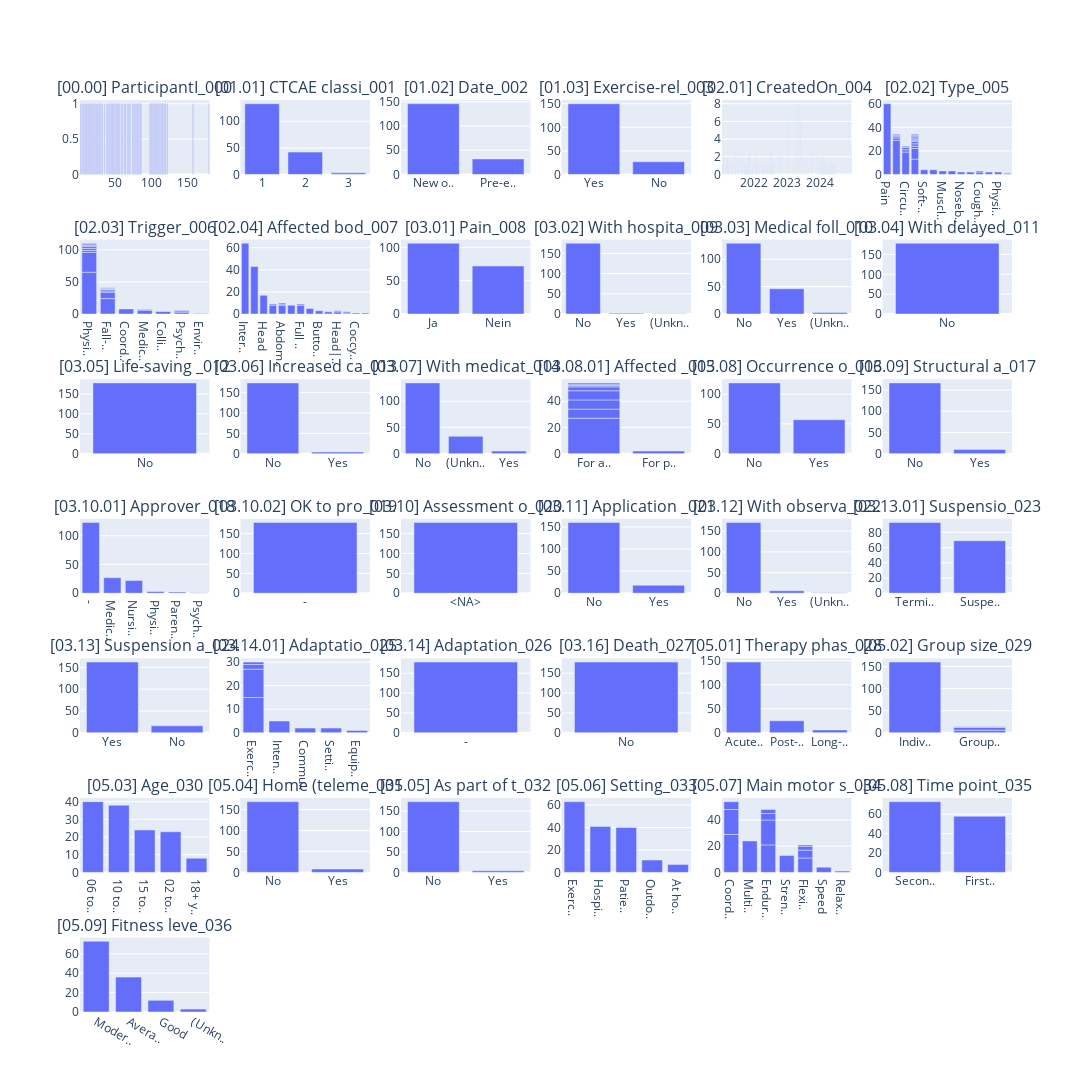

Source (notebook cell):
### Markdown cell above
## <a id='toc1_1_'></a>[condensed data](#toc0_)
- defined columns have been transformed

### Code cell
from pyparsing import C


df_csv_condensed = (
    pd.read_csv(
        dir_data_out / "df_csv_condensed.csv",
        sep=";",
        encoding="utf-8-sig",
        index_col=None,
    )
)

# * CTCAE should be a string with integer values and MUST have <NA> as NA
df_csv_condensed[CTCAE] = (df_csv_condensed[CTCAE]
        .astype("Int64")
        .astype(str)
        .replace("<NA>", pd.NA)
)

# * mark columns that should be str instead of float, fuzzy
# col_int = hlp.find_cols(all_cols=df_csv_condensed.columns, stubs=["[01.01]"])

# df_csv_condensed = df_csv_condensed.astype({col_int[0]: "Int64"}).astype(
#     {col_int[0]: str}
# )


tbl.describe_df(
    df_csv_condensed,#.iloc[:, [13]],
    "condensed",
    top_n_uniques=5,
    top_n_chars_in_index=5,
    use_plot=True,
    top_n_chars_in_columns=20,
    use_missing=True,
    fig_cols=6,
)

### Figure 1 — Plotly figure (JSON) as saved in the notebook; plotly's stock layout.template omitted (floating-point values rounded to 4 significant figures)
{"data": [{"hovertemplate": "x=%{x}<br>y=%{y}<extra></extra>", "legendgroup": "", "marker": {"color": "#636efa", "pattern": {"shape": ""}}, "name": "", "orientation": "v", "showlegend": false, "textposition": "auto", "type": "bar", "x": [3, 50, 24, 13, 5, 6, 7, 8, 9, 10, 11, 12, 14, 23, 15, 16, 17, 18, 19, 20, 21, 25, 26, 49, 36, 110, 27, 28, 29, 30, 31, 32, 33, 39, 48, 40, 41, 42, 43, 44, 45, 46, 47, 22, 51, 157, 52, 64, 54, 55, 56, 57, 59, 60, 61, 63, 65, 77, 67, 68, 69, 70, 71, 74, 75, 76, 53, 78, 80, 99, 100, 81, 82, 83, 84, 85, 86, 98, 101, 109, 79, 102, 103, 104, 105, 106, 107, 108, 111, 112, 113, 179, 122, 114, 115, 116, 117, 118, 119, 120], "xaxis": "x", "y": [1, 1, 1, 1, 1, 1, 1, 1, 1, 1, 1, 1, 1, 1, 1, 1, 1, 1, 1, 1, 1, 1, 1, 1, 1, 1, 1, 1, 1, 1, 1, 1, 1, 1, 1, 1, 1, 1, 1, 1, 1, 1, 1, 1, 1, 1, 1, 1, 1, 1, 1, 1, 1, 1, 1, 1, 1, 1, 1, 1, 1, 1, 1, 1, 1, 1, 1, 1, 1, 1, 1, 1, 1, 1, 1, 1, 1, 1, 1, 1, 1, 1, 1, 1, 1, 1, 1, 1, 1, 1, 1, 1, 1, 1, 1, 1, 1, 1, 1, 1], "yaxis": "y"}, {"hovertemplate": "x=%{x}<br>y=%{y}<extra></extra>", "legendgroup": "", "marker": {"color": "#636efa", "pattern": {"shape": ""}}, "name": "", "orientation": "v", "showlegend": false, "textposition": "auto", "type": "bar", "x": ["1", "2", "3"], "xaxis": "x2", "y": [133, 42, 3], "yaxis": "y2"}, {"hovertemplate": "x=%{x}<br>y=%{y}<extra></extra>", "legendgroup": "", "marker": {"color": "#636efa", "pattern": {"shape": ""}}, "name": "", "orientation": "v", "showlegend": false, "textposition": "auto", "type": "bar", "x": ["New o..", "Pre-e.."], "xaxis": "x3", "y": [146, 32], "yaxis": "y3"}, {"hovertemplate": "x=%{x}<br>y=%{y}<extra></extra>", "legendgroup": "", "marker": {"color": "#636efa", "pattern": {"shape": ""}}, "name": "", "orientation": "v", "showlegend": false, "textposition": "auto", "type": "bar", "x": ["Yes", "No"], "xaxis": "x4", "y": [150, 27], "yaxis": "y4"}, {"hovertemplate": "x=%{x}<br>y=%{y}<extra></extra>", "legendgroup": "", "marker": {"color": "#636efa", "pattern": {"shape": ""}}, "name": "", "orientation": "v", "showlegend": false, "textposition": "auto", "type": "bar", "x": ["2023-05-01", "2023-06-01", "2023-01-01", "2021-08-23", "2023-12-01", "2023-10-01", "2024-02-07", "2022-07-04", "2023-04-01", "2022-11-01", "2024-12-12", "2021-06-05", "2021-11-13", "2023-07-01", "2024-02-05", "2024-01-01", "2023-08-01", "2021-05-06", "2022-07-19", "2024-02-13", "2021-02-01", "2021-03-17", "2021-11-04", "2022-01-18", "2022-10-01", "2021-11-03", "2021-07-05", "2021-03-01", "2024-01-15", "2024-01-29", "2024-04-24", "2024-03-11", "2024-03-12", "2024-03-14", "2024-03-18", "2024-04-04", "2024-05-03", "2024-02-06", "2024-06-06", "2024-04-26", "2024-05-15", "2024-05-21", "2024-06-10", "2024-06-11", "2022-04-20", "2022-05-20", "2022-06-24", "2022-06-22", "2024-03-09", "2024-04-12", "2024-01-10", "2022-08-08", "2022-01-24", "2021-10-13", "2024-03-15", "2022-02-17", "2022-04-06", "2022-05-18", "2022-06-28", "2022-07-01", "2022-07-14", "2022-08-02", "2022-05-22", "2022-03-31", "2021-04-29", "2024-02-16", "2024-02-20", "2021-08-26", "2021-08-04", "2021-06-09", "2024-02-02", "2021-10-25", "2022-02-24", "2021-03-18", "2021-06-04", "2022-02-01", "2024-01-06", "2024-10-07", "2023-03-01", "2024-05-01", "2021-12-15", "2021-12-03", "2021-01-11", "2021-01-12", "2021-02-19", "2023-08-20", "2021-04-08", "2021-07-07", "2021-09-20", "2021-12-09", "2021-10-01", "2021-09-25", "2021-10-06", "2021-11-05", "2021-12-13", "2021-09-30", "2021-10-17", "2021-10-07", "2021-10-04", "2021-09-12"], "xaxis": "x5", "y": [8, 6, 6, 3, 3, 3, 3, 3, 3, 3, 3, 3, 2, 2, 2, 2, 2, 2, 2, 2, 2, 2, 2, 2, 2, 2, 2, 2, 1, 1, 1, 1, 1, 1, 1, 1, 1, 1, 1, 1, 1, 1, 1, 1, 1, 1, 1, 1, 1, 1, 1, 1, 1, 1, 1, 1, 1, 1, 1, 1, 1, 1, 1, 1, 1, 1, 1, 1, 1, 1, 1, 1, 1, 1, 1, 1, 1, 1, 1, 1, 1, 1, 1, 1, 1, 1, 1, 1, 1, 1, 1, 1, 1, 1, 1, 1, 1, 1, 1, 1], "yaxis": "y5"}, {"hovertemplate": "x=%{x}<br>y=%{y}<extra></extra>", "legendgroup": "", "marker": {"color": "#636efa", "pattern": {"shape": ""}}, "name": "", "orientation": "v", "showlegend": false, "textposition": "auto", "type": "bar", "x": ["Pain", "Nause..", "Circu..", "Pain|..", "Pain|..", "Soft-..", "Super..", "Muscl..", "Itchi..", "Noseb..", "Psych..", "Circu..", "Cough..", "Enure..", "Pain|..", "Pain|..", "Pain|..", "Nause..", "Circu..", "Physi..", "Pain|..", "Bone ..", "Cough..", "Nause..", "Pain|..", "Pain|..", "Pain|..", "Nause..", "Pain|..", "Pain|..", "Nause..", "Circu.."], "xaxis": "x6", "y": [60, 29, 19, 13, 9, 4, 4, 3, 3, 2, 2, 2, 2, 2, 2, 2, 2, 2, 2, 2, 1, 1, 1, 1, 1, 1, 1, 1, 1, 1, 1, 1], "yaxis": "y6"}, {"hovertemplate": "x=%{x}<br>y=%{y}<extra></extra>", "legendgroup": "", "marker": {"color": "#636efa", "pattern": {"shape": ""}}, "name": "", "orientation": "v", "showlegend": false, "textposition": "auto", "type": "bar", "x": ["Physi..", "Physi..", "Fall-..", "Fall-..", "Coord..", "Medic..", "Colli..", "Physi..", "Psych..", "Physi..", "Physi..", "Fall-..", "Physi..", "Fall-..", "Physi..", "Psych..", "Fall-..", "Medic..", "Fall-..", "Medic..", "Physi..", "Psych..", "Fall-..", "Envir.."], "xaxis": "x7", "y": [65, 31, 24, 10, 8, 6, 4, 3, 3, 3, 3, 2, 2, 2, 2, 2, 1, 1, 1, 1, 1, 1, 1, 1], "yaxis": "y7"}, {"hovertemplate": "x=%{x}<br>y=%{y}<extra></extra>", "legendgroup": "", "marker": {"color": "#636efa", "pattern": {"shape": ""}}, "name": "", "orientation": "v", "showlegend": false, "textposition": "auto", "type": "bar", "x": ["Inter..", "Lower..", "Head", "Upper..", "Abdom..", "Back", "Full ..", "Chest", "Butto..", "Bowel", "Head|..", "Abdom..", "Abdom..", "Back|..", "Full ..", "Coccy..", "Head|..", "Genit..", "Upper..", "Back|.."], "xaxis": "x8", "y": [64, 43, 17, 8, 8, 8, 8, 5, 3, 2, 2, 1, 1, 1, 1, 1, 1, 1, 1, 1], "yaxis": "y8"}, {"hovertemplate": "x=%{x}<br>y=%{y}<extra></extra>", "legendgroup": "", "marker": {"color": "#636efa", "pattern": {"shape": ""}}, "name": "", "orientation": "v", "showlegend": false, "textposition": "auto", "type": "bar", "x": ["Ja", "Nein"], "xaxis": "x9", "y": [106, 72], "yaxis": "y9"}, {"hovertemplate": "x=%{x}<br>y=%{y}<extra></extra>", "legendgroup": "", "marker": {"color": "#636efa", "pattern": {"shape": ""}}, "name": "", "orientation": "v", "showlegend": false, "textposition": "auto", "type": "bar", "x": ["No", "Yes", "(Unkn.."], "xaxis": "x10", "y": [175, 2, 1], "yaxis": "y10"}, {"hovertemplate": "x=%{x}<br>y=%{y}<extra></extra>", "legendgroup": "", "marker": {"color": "#636efa", "pattern": {"shape": ""}}, "name": "", "orientation": "v", "showlegend": false, "textposition": "auto", "type": "bar", "x": ["No", "Yes", "(Unkn.."], "xaxis": "x11", "y": [129, 46, 3], "yaxis": "y11"}, {"hovertemplate": "x=%{x}<br>y=%{y}<extra></extra>", "legendgroup": "", "marker": {"color": "#636efa", "pattern": {"shape": ""}}, "name": "", "orientation": "v", "showlegend": false, "textposition": "auto", "type": "bar", "x": ["No"], "xaxis": "x12", "y": [178], "yaxis": "y12"}, {"hovertemplate": "x=%{x}<br>y=%{y}<extra></extra>", "legendgroup": "", "marker": {"color": "#636efa", "pattern": {"shape": ""}}, "name": "", "orientation": "v", "showlegend": false, "textposition": "auto", "type": "bar", "x": ["No"], "xaxis": "x13", "y": [178], "yaxis": "y13"}, {"hovertemplate": "x=%{x}<br>y=%{y}<extra></extra>", "legendgroup": "", "marker": {"color": "#636efa", "pattern": {"shape": ""}}, "name": "", "orientation": "v", "showlegend": false, "textposition": "auto", "type": "bar", "x": ["No", "Yes"], "xaxis": "x14", "y": [174, 4], "yaxis": "y14"}, {"hovertemplate": "x=%{x}<br>y=%{y}<extra></extra>", "legendgroup": "", "marker": {"color": "#636efa", "pattern": {"shape": ""}}, "name": "", "orientation": "v", "showlegend": false, "textposition": "auto", "type": "bar", "x": ["No", "(Unkn..", "Yes"], "xaxis": "x15", "y": [135, 33, 5], "yaxis": "y15"}, {"hovertemplate": "x=%{x}<br>y=%{y}<extra></extra>", "legendgroup": "", "marker": {"color": "#636efa", "pattern": {"shape": ""}}, "name": "", "orientation": "v", "showlegend": false, "textposition": "auto", "type": "bar", "x": ["For a..", "For a..", "For a..", "For a..", "For a..", "For p..", "For a..", "For a..", "For a.."], "xaxis": "x16", "y": [27, 7, 7, 7, 3, 2, 1, 1, 1], "yaxis": "y16"}, {"hovertemplate": "x=%{x}<br>y=%{y}<extra></extra>", "legendgroup": "", "marker": {"color": "#636efa", "pattern": {"shape": ""}}, "name": "", "orientation": "v", "showlegend": false, "textposition": "auto", "type": "bar", "x": ["No", "Yes"], "xaxis": "x17", "y": [119, 57], "yaxis": "y17"}, {"hovertemplate": "x=%{x}<br>y=%{y}<extra></extra>", "legendgroup": "", "marker": {"color": "#636efa", "pattern": {"shape": ""}}, "name": "", "orientation": "v", "showlegend": false, "textposition": "auto", "type": "bar", "x": ["No", "Yes"], "xaxis": "x18", "y": [167, 10], "yaxis": "y18"}, {"hovertemplate": "x=%{x}<br>y=%{y}<extra></extra>", "legendgroup": "", "marker": {"color": "#636efa", "pattern": {"shape": ""}}, "name": "", "orientation": "v", "showlegend": false, "textposition": "auto", "type": "bar", "x": ["-", "Medic..", "Nursi..", "Physi..", "Paren..", "Psych.."], "xaxis": "x19", "y": [123, 27, 22, 3, 2, 1], "yaxis": "y19"}, {"hovertemplate": "x=%{x}<br>y=%{y}<extra></extra>", "legendgroup": "", "marker": {"color": "#636efa", "pattern": {"shape": ""}}, "name": "", "orientation": "v", "showlegend": false, "textposition": "auto", "type": "bar", "x": ["-"], "xaxis": "x20", "y": [178], "yaxis": "y20"}, {"hovertemplate": "x=%{x}<br>y=%{y}<extra></extra>", "legendgroup": "", "marker": {"color": "#636efa", "pattern": {"shape": ""}}, "name": "", "orientation": "v", "showlegend": false, "textposition": "auto", "type": "bar", "x": ["<NA>"], "xaxis": "x21", "y": [178], "yaxis": "y21"}, {"hovertemplate": "x=%{x}<br>y=%{y}<extra></extra>", "legendgroup": "", "marker": {"color": "#636efa", "pattern": {"shape": ""}}, "name": "", "orientation": "v", "showlegend": false, "textposition": "auto", "type": "bar", "x": ["No", "Yes"], "xaxis": "x22", "y": [160, 18], "yaxis": "y22"}, {"hovertemplate": "x=%{x}<br>y=%{y}<extra></extra>", "legendgroup": "", "marker": {"color": "#636efa", "pattern": {"shape": ""}}, "name": "", "orientation": "v", "showlegend": false, "textposition": "auto", "type": "bar", "x": ["No", "Yes", "(Unkn.."], "xaxis": "x23", "y": [171, 6, 1], "yaxis": "y23"}, {"hovertemplate": "x=%{x}<br>y=%{y}<extra></extra>", "legendgroup": "", "marker": {"color": "#636efa", "pattern": {"shape": ""}}, "name": "", "orientation": "v", "showlegend": false, "textposition": "auto", "type": "bar", "x": ["Termi..", "Suspe.."], "xaxis": "x24", "y": [93, 69], "yaxis": "y24"}, {"hovertemplate": "x=%{x}<br>y=%{y}<extra></extra>", "legendgroup": "", "marker": {"color": "#636efa", "pattern": {"shape": ""}}, "name": "", "orientation": "v", "showlegend": false, "textposition": "auto", "type": "bar", "x": ["Yes", "No"], "xaxis": "x25", "y": [162, 16], "yaxis": "y25"}, {"hovertemplate": "x=%{x}<br>y=%{y}<extra></extra>", "legendgroup": "", "marker": {"color": "#636efa", "pattern": {"shape": ""}}, "name": "", "orientation": "v", "showlegend": false, "textposition": "auto", "type": "bar", "x": ["Exerc..", "Exerc..", "Inten..", "Commu..", "Setti..", "Exerc..", "Equip..", "Exerc.."], "xaxis": "x26", "y": [15, 12, 5, 2, 2, 2, 1, 1], "yaxis": "y26"}, {"hovertemplate": "x=%{x}<br>y=%{y}<extra></extra>", "legendgroup": "", "marker": {"color": "#636efa", "pattern": {"shape": ""}}, "name": "", "orientation": "v", "showlegend": false, "textposition": "auto", "type": "bar", "x": ["-"], "xaxis": "x27", "y": [178], "yaxis": "y27"}, {"hovertemplate": "x=%{x}<br>y=%{y}<extra></extra>", "legendgroup": "", "marker": {"color": "#636efa", "pattern": {"shape": ""}}, "name": "", "orientation": "v", "showlegend": false, "textposition": "auto", "type": "bar", "x": ["No"], "xaxis": "x28", "y": [178], "yaxis": "y28"}, {"hovertemplate": "x=%{x}<br>y=%{y}<extra></extra>", "legendgroup": "", "marker": {"color": "#636efa", "pattern": {"shape": ""}}, "name": "", "orientation": "v", "showlegend": false, "textposition": "auto", "type": "bar", "x": ["Acute..", "Post-..", "Long-.."], "xaxis": "x29", "y": [147, 25, 6], "yaxis": "y29"}, {"hovertemplate": "x=%{x}<br>y=%{y}<extra></extra>", "legendgroup": "", "marker": {"color": "#636efa", "pattern": {"shape": ""}}, "name": "", "orientation": "v", "showlegend": false, "textposition": "auto", "type": "bar", "x": ["Indiv..", "Group..", "Group..", "Group.."], "xaxis": "x30", "y": [160, 6, 6, 2], "yaxis": "y30"}, {"hovertemplate": "x=%{x}<br>y=%{y}<extra></extra>", "legendgroup": "", "marker": {"color": "#636efa", "pattern": {"shape": ""}}, "name": "", "orientation": "v", "showlegend": false, "textposition": "auto", "type": "bar", "x": ["06 to..", "10 to..", "15 to..", "02 to..", "18+ y.."], "xaxis": "x31", "y": [40, 38, 24, 23, 8], "yaxis": "y31"}, {"hovertemplate": "x=%{x}<br>y=%{y}<extra></extra>", "legendgroup": "", "marker": {"color": "#636efa", "pattern": {"shape": ""}}, "name": "", "orientation": "v", "showlegend": false, "textposition": "auto", "type": "bar", "x": ["No", "Yes"], "xaxis": "x32", "y": [169, 8], "yaxis": "y32"}, {"hovertemplate": "x=%{x}<br>y=%{y}<extra></extra>", "legendgroup": "", "marker": {"color": "#636efa", "pattern": {"shape": ""}}, "name": "", "orientation": "v", "showlegend": false, "textposition": "auto", "type": "bar", "x": ["No", "Yes"], "xaxis": "x33", "y": [173, 4], "yaxis": "y33"}, {"hovertemplate": "x=%{x}<br>y=%{y}<extra></extra>", "legendgroup": "", "marker": {"color": "#636efa", "pattern": {"shape": ""}}, "name": "", "orientation": "v", "showlegend": false, "textposition": "auto", "type": "bar", "x": ["Exerc..", "Hospi..", "Patie..", "Outdo..", "At ho.."], "xaxis": "x34", "y": [63, 41, 40, 11, 7], "yaxis": "y34"}, {"hovertemplate": "x=%{x}<br>y=%{y}<extra></extra>", "legendgroup": "", "marker": {"color": "#636efa", "pattern": {"shape": ""}}, "name": "", "orientation": "v", "showlegend": false, "textposition": "auto", "type": "bar", "x": ["Coord..", "Multi..", "Endur..", "Coord..", "Endur..", "Stren..", "Flexi..", "Coord..", "Flexi..", "Endur..", "Speed", "Flexi..", "Endur..", "Flexi..", "Relax.."], "xaxis": "x35", "y": [29, 24, 21, 19, 19, 13, 11, 6, 6, 5, 4, 3, 3, 1, 1], "yaxis": "y35"}, {"hovertemplate": "x=%{x}<br>y=%{y}<extra></extra>", "legendgroup": "", "marker": {"color": "#636efa", "pattern": {"shape": ""}}, "name": "", "orientation": "v", "showlegend": false, "textposition": "auto", "type": "bar", "x": ["Secon..", "First.."], "xaxis": "x36", "y": [73, 58], "yaxis": "y36"}, {"hovertemplate": "x=%{x}<br>y=%{y}<extra></extra>", "legendgroup": "", "marker": {"color": "#636efa", "pattern": {"shape": ""}}, "name": "", "orientation": "v", "showlegend": false, "textposition": "auto", "type": "bar", "x": ["Moder..", "Avera..", "Good", "(Unkn.."], "xaxis": "x37", "y": [73, 36, 12, 3], "yaxis": "y37"}], "layout": {"annotations": [{"font": {"size": 16}, "showarrow": false, "text": "[00.00] ParticipantI_000", "x": 0.06944, "xanchor": "center", "xref": "paper", "y": 1.0, "yanchor": "bottom", "yref": "paper"}, {"font": {"size": 16}, "showarrow": false, "text": "[01.01] CTCAE classi_001", "x": 0.2417, "xanchor": "center", "xref": "paper", "y": 1.0, "yanchor": "bottom", "yref": "paper"}, {"font": {"size": 16}, "showarrow": false, "text": "[01.02] Date_002", "x": 0.4139, "xanchor": "center", "xref": "paper", "y": 1.0, "yanchor": "bottom", "yref": "paper"}, {"font": {"size": 16}, "showarrow": false, "text": "[01.03] Exercise-rel_003", "x": 0.5861, "xanchor": "center", "xref": "paper", "y": 1.0, "yanchor": "bottom", "yref": "paper"}, {"font": {"size": 16}, "showarrow": false, "text": "[02.01] CreatedOn_004", "x": 0.7583, "xanchor": "center", "xref": "paper", "y": 1.0, "yanchor": "bottom", "yref": "paper"}, {"font": {"size": 16}, "showarrow": false, "text": "[02.02] Type_005", "x": 0.9306, "xanchor": "center", "xref": "paper", "y": 1.0, "yanchor": "bottom", "yref": "paper"}, {"font": {"size": 16}, "showarrow": false, "text": "[02.03] Trigger_006", "x": 0.06944, "xanchor": "center", "xref": "paper", "y": 0.8469, "yanchor": "bottom", "yref": "paper"}, {"font": {"size": 16}, "showarrow": false, "text": "[02.04] Affected bod_007", "x": 0.2417, "xanchor": "center", "xref": "paper", "y": 0.8469, "yanchor": "bottom", "yref": "paper"}, {"font": {"size": 16}, "showarrow": false, "text": "[03.01] Pain_008", "x": 0.4139, "xanchor": "center", "xref": "paper", "y": 0.8469, "yanchor": "bottom", "yref": "paper"}, {"font": {"size": 16}, "showarrow": false, "text": "[03.02] With hospita_009", "x": 0.5861, "xanchor": "center", "xref": "paper", "y": 0.8469, "yanchor": "bottom", "yref": "paper"}, {"font": {"size": 16}, "showarrow": false, "text": "[03.03] Medical foll_010", "x": 0.7583, "xanchor": "center", "xref": "paper", "y": 0.8469, "yanchor": "bottom", "yref": "paper"}, {"font": {"size": 16}, "showarrow": false, "text": "[03.04] With delayed_011", "x": 0.9306, "xanchor": "center", "xref": "paper", "y": 0.8469, "yanchor": "bottom", "yref": "paper"}, {"font": {"size": 16}, "showarrow": false, "text": "[03.05] Life-saving _012", "x": 0.06944, "xanchor": "center", "xref": "paper", "y": 0.6939, "yanchor": "bottom", "yref": "paper"}, {"font": {"size": 16}, "showarrow": false, "text": "[03.06] Increased ca_013", "x": 0.2417, "xanchor": "center", "xref": "paper", "y": 0.6939, "yanchor": "bottom", "yref": "paper"}, {"font": {"size": 16}, "showarrow": false, "text": "[03.07] With medicat_014", "x": 0.4139, "xanchor": "center", "xref": "paper", "y": 0.6939, "yanchor": "bottom", "yref": "paper"}, {"font": {"size": 16}, "showarrow": false, "text": "[03.08.01] Affected _015", "x": 0.5861, "xanchor": "center", "xref": "paper", "y": 0.6939, "yanchor": "bottom", "yref": "paper"}, {"font": {"size": 16}, "showarrow": false, "text": "[03.08] Occurrence o_016", "x": 0.7583, "xanchor": "center", "xref": "paper", "y": 0.6939, "yanchor": "bottom", "yref": "paper"}, {"font": {"size": 16}, "showarrow": false, "text": "[03.09] Structural a_017", "x": 0.9306, "xanchor": "center", "xref": "paper", "y": 0.6939, "yanchor": "bottom", "yref": "paper"}, {"font": {"size": 16}, "showarrow": false, "text": "[03.10.01] Approver_018", "x": 0.06944, "xanchor": "center", "xref": "paper", "y": 0.5408, "yanchor": "bottom", "yref": "paper"}, {"font": {"size": 16}, "showarrow": false, "text": "[03.10.02] OK to pro_019", "x": 0.2417, "xanchor": "center", "xref": "paper", "y": 0.5408, "yanchor": "bottom", "yref": "paper"}, {"font": {"size": 16}, "showarrow": false, "text": "[03.10] Assessment o_020", "x": 0.4139, "xanchor": "center", "xref": "paper", "y": 0.5408, "yanchor": "bottom", "yref": "paper"}, {"font": {"size": 16}, "showarrow": false, "text": "[03.11] Application _021", "x": 0.5861, "xanchor": "center", "xref": "paper", "y": 0.5408, "yanchor": "bottom", "yref": "paper"}, {"font": {"size": 16}, "showarrow": false, "text": "[03.12] With observa_022", "x": 0.7583, "xanchor": "center", "xref": "paper", "y": 0.5408, "yanchor": "bottom", "yref": "paper"}, {"font": {"size": 16}, "showarrow": false, "text": "[03.13.01] Suspensio_023", "x": 0.9306, "xanchor": "center", "xref": "paper", "y": 0.5408, "yanchor": "bottom", "yref": "paper"}, {"font": {"size": 16}, "showarrow": false, "text": "[03.13] Suspension a_024", "x": 0.06944, "xanchor": "center", "xref": "paper", "y": 0.3878, "yanchor": "bottom", "yref": "paper"}, {"font": {"size": 16}, "showarrow": false, "text": "[03.14.01] Adaptatio_025", "x": 0.2417, "xanchor": "center", "xref": "paper", "y": 0.3878, "yanchor": "bottom", "yref": "paper"}, {"font": {"size": 16}, "showarrow": false, "text": "[03.14] Adaptation_026", "x": 0.4139, "xanchor": "center", "xref": "paper", "y": 0.3878, "yanchor": "bottom", "yref": "paper"}, {"font": {"size": 16}, "showarrow": false, "text": "[03.16] Death_027", "x": 0.5861, "xanchor": "center", "xref": "paper", "y": 0.3878, "yanchor": "bottom", "yref": "paper"}, {"font": {"size": 16}, "showarrow": false, "text": "[05.01] Therapy phas_028", "x": 0.7583, "xanchor": "center", "xref": "paper", "y": 0.3878, "yanchor": "bottom", "yref": "paper"}, {"font": {"size": 16}, "showarrow": false, "text": "[05.02] Group size_029", "x": 0.9306, "xanchor": "center", "xref": "paper", "y": 0.3878, "yanchor": "bottom", "yref": "paper"}, {"font": {"size": 16}, "showarrow": false, "text": "[05.03] Age_030", "x": 0.06944, "xanchor": "center", "xref": "paper", "y": 0.2347, "yanchor": "bottom", "yref": "paper"}, {"font": {"size": 16}, "showarrow": false, "text": "[05.04] Home (teleme_031", "x": 0.2417, "xanchor": "center", "xref": "paper", "y": 0.2347, "yanchor": "bottom", "yref": "paper"}, {"font": {"size": 16}, "showarrow": false, "text": "[05.05] As part of t_032", "x": 0.4139, "xanchor": "center", "xref": "paper", "y": 0.2347, "yanchor": "bottom", "yref": "paper"}, {"font": {"size": 16}, "showarrow": false, "text": "[05.06] Setting_033", "x": 0.5861, "xanchor": "center", "xref": "paper", "y": 0.2347, "yanchor": "bottom", "yref": "paper"}, {"font": {"size": 16}, "showarrow": false, "text": "[05.07] Main motor s_034", "x": 0.7583, "xanchor": "center", "xref": "paper", "y": 0.2347, "yanchor": "bottom", "yref": "paper"}, {"font": {"size": 16}, "showarrow": false, "text": "[05.08] Time point_035", "x": 0.9306, "xanchor": "center", "xref": "paper", "y": 0.2347, "yanchor": "bottom", "yref": "paper"}, {"font": {"size": 16}, "showarrow": false, "text": "[05.09] Fitness leve_036", "x": 0.06944, "xanchor": "center", "xref": "paper", "y": 0.08163, "yanchor": "bottom", "yref": "paper"}], "height": 2100, "width": 1800, "xaxis": {"anchor": "y", "domain": [0, 0.1389]}, "xaxis10": {"anchor": "y10", "domain": [0.5167, 0.6556]}, "xaxis11": {"anchor": "y11", "domain": [0.6889, 0.8278]}, "xaxis12": {"anchor": "y12", "domain": [0.8611, 1]}, "xaxis13": {"anchor": "y13", "domain": [0, 0.1389]}, "xaxis14": {"anchor": "y14", "domain": [0.1722, 0.3111]}, "xaxis15": {"anchor": "y15", "domain": [0.3444, 0.4833]}, "xaxis16": {"anchor": "y16", "domain": [0.5167, 0.6556]}, "xaxis17": {"anchor": "y17", "domain": [0.6889, 0.8278]}, "xaxis18": {"anchor": "y18", "domain": [0.8611, 1]}, "xaxis19": {"anchor": "y19", "domain": [0, 0.1389]}, "xaxis2": {"anchor": "y2", "domain": [0.1722, 0.3111]}, "xaxis20": {"anchor": "y20", "domain": [0.1722, 0.3111]}, "xaxis21": {"anchor": "y21", "domain": [0.3444, 0.4833]}, "xaxis22": {"anchor": "y22", "domain": [0.5167, 0.6556]}, "xaxis23": {"anchor": "y23", "domain": [0.6889, 0.8278]}, "xaxis24": {"anchor": "y24", "domain": [0.8611, 1]}, "xaxis25": {"anchor": "y25", "domain": [0, 0.1389]}, "xaxis26": {"anchor": "y26", "domain": [0.1722, 0.3111]}, "xaxis27": {"anchor": "y27", "domain": [0.3444, 0.4833]}, "xaxis28": {"anchor": "y28", "domain": [0.5167, 0.6556]}, "xaxis29": {"anchor": "y29", "domain": [0.6889, 0.8278]}, "xaxis3": {"anchor": "y3", "domain": [0.3444, 0.4833]}, "xaxis30": {"anchor": "y30", "domain": [0.8611, 1]}, "xaxis31": {"anchor": "y31", "domain": [0, 0.1389]}, "xaxis32": {"anchor": "y32", "domain": [0.1722, 0.3111]}, "xaxis33": {"anchor": "y33", "domain": [0.3444, 0.4833]}, "xaxis34": {"anchor": "y34", "domain": [0.5167, 0.6556]}, "xaxis35": {"anchor": "y35", "domain": [0.6889, 0.8278]}, "xaxis36": {"anchor": "y36", "domain": [0.8611, 1]}, "xaxis37": {"anchor": "y37", "domain": [0, 0.1389]}, "xaxis38": {"anchor": "y38", "domain": [0.1722, 0.3111]}, "xaxis39": {"anchor": "y39", "domain": [0.3444, 0.4833]}, "xaxis4": {"anchor": "y4", "domain": [0.5167, 0.6556]}, "xaxis40": {"anchor": "y40", "domain": [0.5167, 0.6556]}, "xaxis41": {"anchor": "y41", "domain": [0.6889, 0.8278]}, "xaxis42": {"anchor": "y42", "domain": [0.8611, 1]}, "xaxis5": {"anchor": "y5", "domain": [0.6889, 0.8278]}, "xaxis6": {"anchor": "y6", "domain": [0.8611, 1]}, "xaxis7": {"anchor": "y7", "domain": [0, 0.1389]}, "xaxis8": {"anchor": "y8", "domain": [0.1722, 0.3111]}, "xaxis9": {"anchor": "y9", "domain": [0.3444, 0.4833]}, "yaxis": {"anchor": "x", "domain": [0.9184, 1.0]}, "yaxis10": {"anchor": "x10", "domain": [0.7653, 0.8469]}, "yaxis11": {"anchor": "x11", "domain": [0.7653, 0.8469]}, "yaxis12": {"anchor": "x12", "domain": [0.7653, 0.8469]}, "yaxis13": {"anchor": "x13", "domain": [0.6122, 0.6939]}, "yaxis14": {"anchor": "x14", "domain": [0.6122, 0.6939]}, "yaxis15": {"anchor": "x15", "domain": [0.6122, 0.6939]}, "yaxis16": {"anchor": "x16", "domain": [0.6122, 0.6939]}, "yaxis17": {"anchor": "x17", "domain": [0.6122, 0.6939]}, "yaxis18": {"anchor": "x18", "domain": [0.6122, 0.6939]}, "yaxis19": {"anchor": "x19", "domain": [0.4592, 0.5408]}, "yaxis2": {"anchor": "x2", "domain": [0.9184, 1.0]}, "yaxis20": {"anchor": "x20", "domain": [0.4592, 0.5408]}, "yaxis21": {"anchor": "x21", "domain": [0.4592, 0.5408]}, "yaxis22": {"anchor": "x22", "domain": [0.4592, 0.5408]}, "yaxis23": {"anchor": "x23", "domain": [0.4592, 0.5408]}, "yaxis24": {"anchor": "x24", "domain": [0.4592, 0.5408]}, "yaxis25": {"anchor": "x25", "domain": [0.3061, 0.3878]}, "yaxis26": {"anchor": "x26", "domain": [0.3061, 0.3878]}, "yaxis27": {"anchor": "x27", "domain": [0.3061, 0.3878]}, "yaxis28": {"anchor": "x28", "domain": [0.3061, 0.3878]}, "yaxis29": {"anchor": "x29", "domain": [0.3061, 0.3878]}, "yaxis3": {"anchor": "x3", "domain": [0.9184, 1.0]}, "yaxis30": {"anchor": "x30", "domain": [0.3061, 0.3878]}, "yaxis31": {"anchor": "x31", "domain": [0.1531, 0.2347]}, "yaxis32": {"anchor": "x32", "domain": [0.1531, 0.2347]}, "yaxis33": {"anchor": "x33", "domain": [0.1531, 0.2347]}, "yaxis34": {"anchor": "x34", "domain": [0.1531, 0.2347]}, "yaxis35": {"anchor": "x35", "domain": [0.1531, 0.2347]}, "yaxis36": {"anchor": "x36", "domain": [0.1531, 0.2347]}, "yaxis37": {"anchor": "x37", "domain": [0, 0.08163]}, "yaxis38": {"anchor": "x38", "domain": [0, 0.08163]}, "yaxis39": {"anchor": "x39", "domain": [0, 0.08163]}, "yaxis4": {"anchor": "x4", "domain": [0.9184, 1.0]}, "yaxis40": {"anchor": "x40", "domain": [0, 0.08163]}, "yaxis41": {"anchor": "x41", "domain": [0, 0.08163]}, "yaxis42": {"anchor": "x42", "domain": [0, 0.08163]}, "yaxis5": {"anchor": "x5", "domain": [0.9184, 1.0]}, "yaxis6": {"anchor": "x6", "domain": [0.9184, 1.0]}, "yaxis7": {"anchor": "x7", "domain": [0.7653, 0.8469]}, "yaxis8": {"anchor": "x8", "domain": [0.7653, 0.8469]}, "yaxis9": {"anchor": "x9", "domain": [0.7653, 0.8469]}}}
